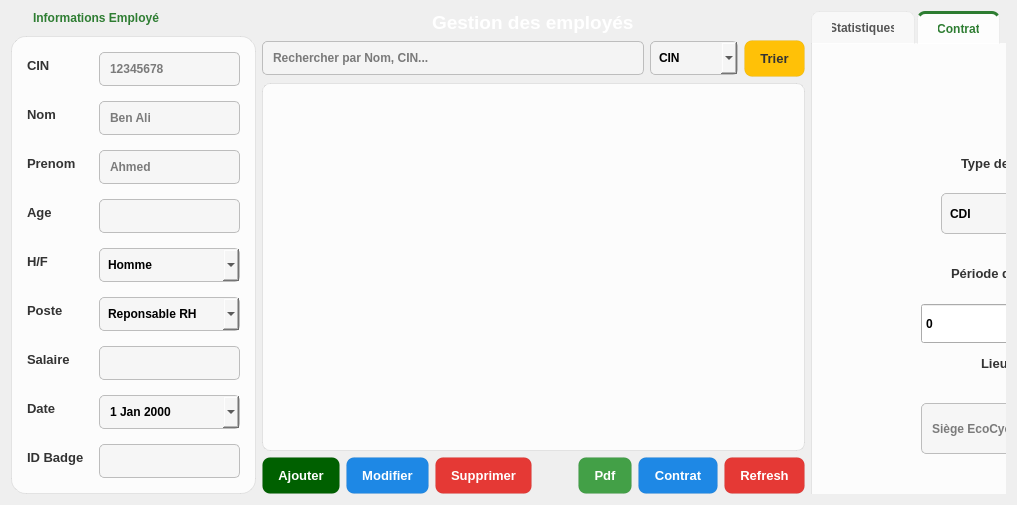
      <widget class="QWidget" name="page_employes">
       <property name="styleSheet">
        <string notr="true">/* --- 1. L'IMAGE DE FOND --- */
QWidget#page_employes {
    /* Assure-toi que le chemin de ton image est correct ici ! */
    border-image: url(:/new/prefix1/images/bg_left.jpg) 0 0 0 0 stretch stretch ;
}

/* --- 2. LE CADRE FORMULAIRE &amp; STATISTIQUES (Verre Blanc) --- */
QGroupBox {
    /* Fond BLANC avec transparence (Alpha = 210 sur 255 pour lisibilité) */
    background-color: rgba(255, 255, 255, 210); 
    border: 1px solid rgba(0, 0, 0, 20); /* Bordure grise subtile */
    border-radius: 15px;
    margin-top: 25px; 
}

QGroupBox::title {
    subcontrol-origin: margin;
    subcontrol-position: top left;
    left: 20px;
    color: #2E7D32; /* Vert Foncé EcoCycle pour le contraste sur blanc */
    font-weight: bold;
    font-size: 16px;
    background-color: transparent;
}

/* --- 3. LES LABELS --- */
QLabel {
    color: #333333; /* Texte GRIS FONCÉ/NOIR */
    font-weight: bold;
    font-size: 13px;
    background-color: transparent;
}

/* --- 4. CHAMPS DE SAISIE (Inputs Clairs) --- */
QLineEdit, QComboBox, QDateEdit, QDoubleSpinBox {
    /* Fond blanc cassé semi-transparent */
    background-color: rgba(245, 245, 245, 200); 
    border: 1px solid #BDBDBD; /* Bordure grise */
    border-radius: 5px;
    padding: 8px;
    color: #000000; /* Texte NOIR quand on écrit */
    font-weight: bold;
}

QLineEdit:focus, QComboBox:focus, QDateEdit:focus {
    background-color: #FFFFFF; /* Devient blanc pur au clic */
    border: 2px solid #4CAF50; /* Bordure VERTE */
}

/* Spécifique : La liste de choix de Tri */
QComboBox#cb_tri_option {
    min-width: 80px;
    background-color: rgba(255, 255, 255, 200);
    color: #333;
}

/* --- 5. TABLEAU (Liste Blanche) --- */
QTableView {
    background-color: rgba(255, 255, 255, 200); 
    alternate-background-color: rgba(232, 245, 233, 200);
    border: 1px solid rgba(0, 0, 0, 20);
    border-radius: 8px;
    gridline-color: rgba(0, 0, 0, 10); /* Lignes grises très fines */
    color: #000000; /* Texte Noir */
    selection-background-color: rgba(76, 175, 80, 180); /* Vert sélection */
    selection-color: white;
    outline: 0;
}

QHeaderView::section {
    background-color: #2E7D32; /* Entête Vert Foncé */
    color: white;
    padding: 8px;
    border: none;
    font-weight: bold;
}

QTableCornerButton::section {
    background-color: rgba(255, 255, 255, 200);
    border: none;
}

/* --- 6. BOUTONS (Couleurs Vives) --- */
QPushButton {
    border-radius: 8px;
    padding: 10px 15px;
    color: white; /* Texte Blanc sur bouton coloré */
    font-weight: bold;
    font-size: 13px;
    border: 1px solid rgba(0,0,0, 10); /* Légère ombre */
}

/* --- COULEURS DES BOUTONS --- */

/* Ajouter : Vert */
QPushButton#btn_ajouter {
    background-color: #43A047; 
}
QPushButton#btn_ajouter:hover { background-color: #2E7D32; }

/* Modifier : Bleu */
QPushButton#btn_modifier {
    background-color: #1E88E5; 
}
QPushButton#btn_modifier:hover { background-color: #1565C0; }

/* Supprimer : Rouge */
QPushButton#btn_supprimer {
    background-color: #E53935; 
}
QPushButton#btn_supprimer:hover { background-color: #C62828; }

/* PDF : Gris */
QPushButton#btn_pdf {
    background-color: #757575; 
}
QPushButton#btn_pdf:hover { background-color: #424242; }

/* Contrat : Marron */
QPushButton#btn_contrat {
    background-color: #795548;
}
QPushButton#btn_contrat:hover { background-color: #5D4037; }

/* Mailing : Violet */
QPushButton#btn_mailing {
    background-color: #8E24AA;
}
QPushButton#btn_mailing:hover { background-color: #7B1FA2; }

/* TRIER : Jaune/Ambre */
QPushButton#btn_tri {
    background-color: #FFC107;
    color: #333; /* Texte foncé sur jaune */
}
QPushButton#btn_tri:hover { background-color: #FFB300; }

/* --- SCROLLBAR --- */
QScrollBar:vertical {
    border: none;
    background: rgba(0,0,0,10);
    width: 10px;
    border-radius: 5px;
}
QScrollBar::handle:vertical {
    background: rgba(0,0,0,30); /* Poignée grise */
    border-radius: 5px;
}

/* --- TAB WIDGET (ONGLETS) --- */
QTabWidget::pane {
    border: none;
    border-radius: 10px;
    background-color: transparent; /* Fond transparent pour voir l'image principale */
    top: -1px; 
}

QTabBar::tab {
    background-color: rgba(255, 255, 255, 150); /* Onglet inactif */
    border: 1px solid rgba(0,0,0, 10);
    border-bottom: none;
    border-top-left-radius: 8px;
    border-top-right-radius: 8px;
    padding: 8px 20px;
    margin-right: 2px;
    font-weight: bold;
    color: #555;
}

QTabBar::tab:selected {
    background-color: rgba(255, 255, 255, 220); /* Onglet actif plus blanc */
    color: #2E7D32; /* Texte Vert EcoCycle */
    border-top: 3px solid #2E7D32; /* Petite barre verte en haut */
}

QTabBar::tab:hover {
    background-color: rgba(255, 255, 255, 180);
}
</string>
       </property>
       <layout class="QHBoxLayout" name="horizontalLayout_3" stretch="0,0,1">
        <item>
         <widget class="QGroupBox" name="gb_form">
          <property name="font">
           <font>
            <bold>true</bold>
           </font>
          </property>
          <property name="title">
           <string>Informations Employé</string>
          </property>
          <layout class="QFormLayout" name="formLayout">
           <property name="horizontalSpacing">
            <number>15</number>
           </property>
           <property name="verticalSpacing">
            <number>15</number>
           </property>
           <property name="leftMargin">
            <number>15</number>
           </property>
           <property name="topMargin">
            <number>15</number>
           </property>
           <property name="rightMargin">
            <number>15</number>
           </property>
           <property name="bottomMargin">
            <number>15</number>
           </property>
           <item row="0" column="0">
            <widget class="QLabel" name="label_8">
             <property name="text">
              <string>CIN</string>
             </property>
            </widget>
           </item>
           <item row="0" column="1">
            <widget class="QLineEdit" name="le_cin">
             <property name="maxLength">
              <number>8</number>
             </property>
             <property name="placeholderText">
              <string>12345678</string>
             </property>
            </widget>
           </item>
           <item row="1" column="0">
            <widget class="QLabel" name="label_10">
             <property name="text">
              <string>Nom</string>
             </property>
            </widget>
           </item>
           <item row="1" column="1">
            <widget class="QLineEdit" name="le_nom">
             <property name="text">
              <string/>
             </property>
             <property name="placeholderText">
              <string>Ben Ali</string>
             </property>
            </widget>
           </item>
           <item row="2" column="0">
            <widget class="QLabel" name="label_11">
             <property name="text">
              <string>Prenom</string>
             </property>
            </widget>
           </item>
           <item row="2" column="1">
            <widget class="QLineEdit" name="le_prenom">
             <property name="text">
              <string/>
             </property>
             <property name="placeholderText">
              <string>Ahmed</string>
             </property>
            </widget>
           </item>
           <item row="3" column="0">
            <widget class="QLabel" name="label_7">
             <property name="text">
              <string>Age</string>
             </property>
            </widget>
           </item>
           <item row="3" column="1">
            <widget class="QLineEdit" name="le_age"/>
           </item>
           <item row="4" column="0">
            <widget class="QLabel" name="label_16">
             <property name="text">
              <string>H/F</string>
             </property>
            </widget>
           </item>
           <item row="4" column="1">
            <widget class="QComboBox" name="cb_genre">
             <item>
              <property name="text">
               <string>Homme</string>
              </property>
             </item>
             <item>
              <property name="text">
               <string>Femme</string>
              </property>
             </item>
            </widget>
           </item>
           <item row="5" column="0">
            <widget class="QLabel" name="label_12">
             <property name="text">
              <string>Poste</string>
             </property>
            </widget>
           </item>
           <item row="5" column="1">
            <widget class="QComboBox" name="cb_poste">
             <property name="placeholderText">
              <string>Reponsable RH</string>
             </property>
             <item>
              <property name="text">
               <string>Responsable RH</string>
              </property>
             </item>
             <item>
              <property name="text">
               <string>Administratif</string>
              </property>
             </item>
             <item>
              <property name="text">
               <string>Trieur</string>
              </property>
             </item>
             <item>
              <property name="text">
               <string>Chauffeur</string>
              </property>
             </item>
            </widget>
           </item>
           <item row="6" column="0">
            <widget class="QLabel" name="label_13">
             <property name="text">
              <string>Salaire</string>
             </property>
            </widget>
           </item>
           <item row="6" column="1">
            <widget class="QLineEdit" name="le_salaire"/>
           </item>
           <item row="7" column="0">
            <widget class="QLabel" name="label_14">
             <property name="text">
              <string>Date </string>
             </property>
            </widget>
           </item>
           <item row="7" column="1">
            <widget class="QDateEdit" name="de_embauche">
             <property name="calendarPopup">
              <bool>true</bool>
             </property>
            </widget>
           </item>
           <item row="8" column="0">
            <widget class="QLabel" name="label_15">
             <property name="text">
              <string>ID Badge</string>
             </property>
            </widget>
           </item>
           <item row="8" column="1">
            <widget class="QLineEdit" name="le_badge"/>
           </item>
          </layout>
         </widget>
        </item>
        <item>
         <layout class="QVBoxLayout" name="verticalLayout_3" stretch="0,0,0,0">
          <item alignment="Qt::AlignmentFlag::AlignHCenter">
           <widget class="QLabel" name="label_4">
            <property name="styleSheet">
             <string notr="true">color: rgb(255, 255, 255);</string>
            </property>
            <property name="text">
             <string>&lt;html&gt;&lt;head/&gt;&lt;body&gt;&lt;p&gt;&lt;span style=&quot; font-size:14pt;&quot;&gt;Gestion des employés&lt;/span&gt;&lt;/p&gt;&lt;/body&gt;&lt;/html&gt;</string>
            </property>
           </widget>
          </item>
          <item>
           <layout class="QHBoxLayout" name="horizontalLayout_7">
            <item>
             <widget class="QLineEdit" name="le_recherche">
              <property name="placeholderText">
               <string>Rechercher par Nom, CIN...</string>
              </property>
             </widget>
            </item>
            <item>
             <widget class="QComboBox" name="comboBox">
              <item>
               <property name="text">
                <string>CIN</string>
               </property>
              </item>
              <item>
               <property name="text">
                <string>ID Badge</string>
               </property>
              </item>
              <item>
               <property name="text">
                <string>Nom</string>
               </property>
              </item>
             </widget>
            </item>
            <item>
             <widget class="QPushButton" name="btn_tri">
              <property name="styleSheet">
               <string notr="true">background-color: rgb(255, 193, 7);</string>
              </property>
              <property name="text">
               <string>Trier</string>
              </property>
             </widget>
            </item>
           </layout>
          </item>
          <item>
           <widget class="QTableView" name="tab_employes">
            <property name="alternatingRowColors">
             <bool>true</bool>
            </property>
            <property name="selectionBehavior">
             <enum>QAbstractItemView::SelectionBehavior::SelectRows</enum>
            </property>
           </widget>
          </item>
          <item>
           <layout class="QHBoxLayout" name="horizontalLayout">
            <item>
             <widget class="QPushButton" name="btn_ajouter">
              <property name="styleSheet">
               <string notr="true">background-color: rgb(0, 96, 0);</string>
              </property>
              <property name="text">
               <string>Ajouter</string>
              </property>
             </widget>
            </item>
            <item>
             <widget class="QPushButton" name="btn_modifier">
              <property name="text">
               <string>Modifier</string>
              </property>
             </widget>
            </item>
            <item>
             <widget class="QPushButton" name="btn_supprimer">
              <property name="text">
               <string>Supprimer</string>
              </property>
             </widget>
            </item>
            <item>
             <spacer name="horizontalSpacer">
              <property name="orientation">
               <enum>Qt::Orientation::Horizontal</enum>
              </property>
              <property name="sizeHint" stdset="0">
               <size>
                <width>40</width>
                <height>20</height>
               </size>
              </property>
             </spacer>
            </item>
            <item>
             <widget class="QPushButton" name="btn_pdf">
              <property name="styleSheet">
               <string notr="true">
background-color: rgb(67, 160, 71);</string>
              </property>
              <property name="text">
               <string>Pdf</string>
              </property>
             </widget>
            </item>
            <item>
             <widget class="QPushButton" name="btn_contrat">
              <property name="styleSheet">
               <string notr="true">
background-color: rgb(30, 136, 229);</string>
              </property>
              <property name="text">
               <string>Contrat</string>
              </property>
             </widget>
            </item>
            <item>
             <widget class="QPushButton" name="btn_refresh">
              <property name="styleSheet">
               <string notr="true">background-color: rgb(229, 57, 53);</string>
              </property>
              <property name="text">
               <string>Refresh</string>
              </property>
             </widget>
            </item>
           </layout>
          </item>
         </layout>
        </item>
        <item>
         <widget class="QTabWidget" name="tabWidget_right">
          <property name="currentIndex">
           <number>1</number>
          </property>
          <widget class="QWidget" name="tab_stats">
           <attribute name="title">
            <string>Statistiques</string>
           </attribute>
           <widget class="QGroupBox" name="gb_stats">
            <property name="geometry">
             <rect>
              <x>0</x>
              <y>-30</y>
              <width>481</width>
              <height>691</height>
             </rect>
            </property>
            <property name="font">
             <font>
              <bold>true</bold>
             </font>
            </property>
            <property name="title">
             <string>Statistiques</string>
            </property>
           </widget>
          </widget>
          <widget class="QWidget" name="tab_contrat">
           <attribute name="title">
            <string>Contrat</string>
           </attribute>
           <widget class="QGroupBox" name="gb_contrat">
            <property name="geometry">
             <rect>
              <x>0</x>
              <y>-40</y>
              <width>481</width>
              <height>691</height>
             </rect>
            </property>
            <property name="font">
             <font>
              <bold>true</bold>
             </font>
            </property>
            <property name="title">
             <string>Statistiques</string>
            </property>
            <widget class="QComboBox" name="cb_type_contrat_emp">
             <property name="geometry">
              <rect>
               <x>130</x>
               <y>190</y>
               <width>161</width>
               <height>41</height>
              </rect>
             </property>
             <item>
              <property name="text">
               <string>CDI</string>
              </property>
             </item>
             <item>
              <property name="text">
               <string>CDD</string>
              </property>
             </item>
             <item>
              <property name="text">
               <string>Stage</string>
              </property>
             </item>
             <item>
              <property name="text">
               <string>SIVP</string>
              </property>
             </item>
            </widget>
            <widget class="QLabel" name="label_17">
             <property name="geometry">
              <rect>
               <x>150</x>
               <y>150</y>
               <width>101</width>
               <height>20</height>
              </rect>
             </property>
             <property name="text">
              <string>Type de contrat</string>
             </property>
            </widget>
            <widget class="QSpinBox" name="sb_periode_essai_emp">
             <property name="geometry">
              <rect>
               <x>110</x>
               <y>300</y>
               <width>221</width>
               <height>41</height>
              </rect>
             </property>
            </widget>
            <widget class="QLabel" name="label_18">
             <property name="geometry">
              <rect>
               <x>140</x>
               <y>260</y>
               <width>161</width>
               <height>20</height>
              </rect>
             </property>
             <property name="text">
              <string>Période d'essai (en mois)</string>
             </property>
            </widget>
            <widget class="QLabel" name="label_19">
             <property name="geometry">
              <rect>
               <x>170</x>
               <y>350</y>
               <width>161</width>
               <height>20</height>
              </rect>
             </property>
             <property name="text">
              <string>Lieu de travail</string>
             </property>
            </widget>
            <widget class="QLineEdit" name="le_lieu_travail_emp">
             <property name="geometry">
              <rect>
               <x>110</x>
               <y>400</y>
               <width>231</width>
               <height>51</height>
              </rect>
             </property>
             <property name="placeholderText">
              <string>Siège EcoCycle, Tunis</string>
             </property>
            </widget>
            <widget class="QPushButton" name="btn_generer_contrat_emp">
             <property name="geometry">
              <rect>
               <x>140</x>
               <y>560</y>
               <width>191</width>
               <height>41</height>
              </rect>
             </property>
             <property name="styleSheet">
              <string notr="true">
background-color: rgb(67, 160, 71);</string>
             </property>
             <property name="text">
              <string>Génerer</string>
             </property>
            </widget>
           </widget>
          </widget>
         </widget>
        </item>
       </layout>
      </widget>
